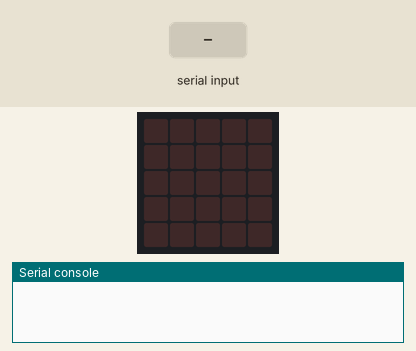
Recording of a program running on a simulated BBC micro:bit running MicroPython. Shown: the board's 5×5 LED display, the last lines printed to the serial console. Inputs (shaded band) come from the test bench.

Above: at 1.2 s.
1.3 s: "ON" typed at the serial console, then Enter
At 2.5 s:
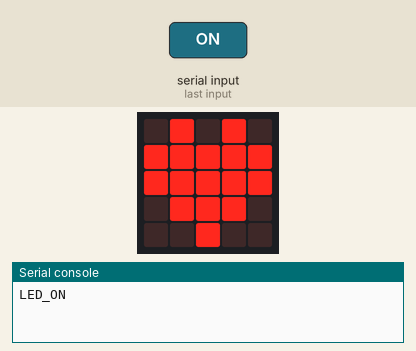
2.8 s: "OFF" typed at the serial console, then Enter
At 3.7 s:
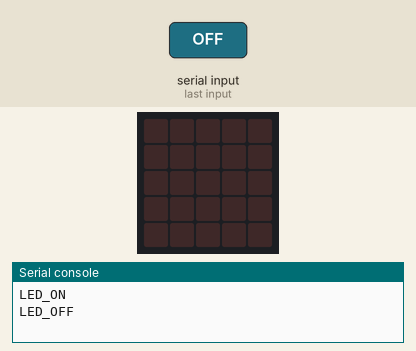
Timing chart, 0 to 5.8 s (numbered marks = the images above; inputs shaded):
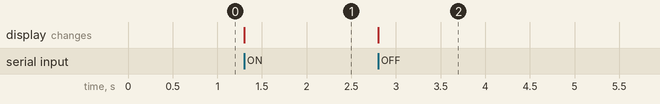

Measured:
- after the input at 1.3 s, the display: changes at once (image 1)
- after the input at 2.8 s, the display: changes at once (image 2)

The program:

mb_com_test.py
```python
from microbit import *

# Initialize UART for serial communication
uart.init(baudrate=115200)

while True:
    if uart.any():
        command = uart.read().decode('utf-8').strip()  # Read command and strip whitespace
        if command == "PING":
            uart.write("PONG\n")  # Respond with "PONG"
        elif command == "ON":
            display.show(Image.HEART)
            uart.write("LED_ON\n")  # Respond with "LED_ON"
        elif command == "OFF":
            display.clear()
            uart.write("LED_OFF\n")  # Respond with "LED_OFF"
        else:
            uart.write("UNKNOWN\n")  # Respond with "UNKNOWN"
```
